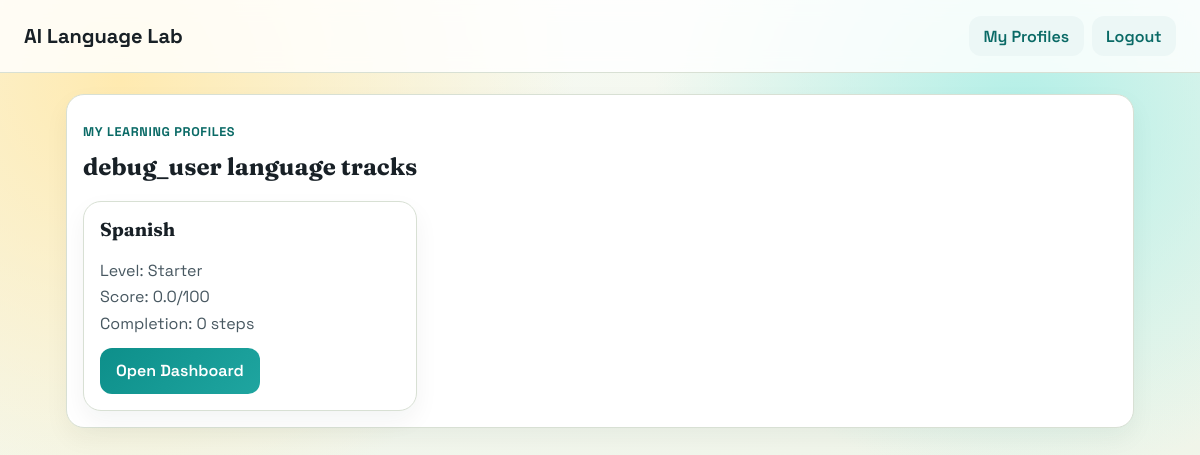
The app's page /my-profiles/ (signed in) with its own data.
### learning/models.py (models this page shows, shortened)
class LearnerProfile(models.Model):
    user = models.ForeignKey(settings.AUTH_USER_MODEL, on_delete=models.CASCADE, null=True, blank=True, related_name="learner_profiles")
    name = models.CharField(max_length=120)
    language = models.ForeignKey(Language, on_delete=models.CASCADE, related_name="learners")
    completed_lessons = models.PositiveIntegerField(default=0)
    quiz_attempts = models.PositiveIntegerField(default=0)
    correct_answers = models.PositiveIntegerField(default=0)
    created_at = models.DateTimeField(auto_now_add=True)
    updated_at = models.DateTimeField(auto_now=True)
    class Meta:
        unique_together = ("name", "language")
        constraints = [
            models.UniqueConstraint(fields=["user", "language"], name="unique_user_language_profile"),
        ]
    @property
    def accuracy(self):
        if self.quiz_attempts == 0:
            return 0
        return round((self.correct_answers / self.quiz_attempts) * 100, 1)
    @property
    def performance_score(self):
        lesson_part = min(self.completed_lessons * 20, 50)
        quiz_part = min(self.accuracy * 0.5, 50)
        return round(lesson_part + quiz_part, 1)
    @property
    def level(self):
        score = self.performance_score
        if score < 25:
            return "Starter"

class Language(models.Model):
    name = models.CharField(max_length=100, unique=True)
    code = models.CharField(max_length=10, unique=True)
    description = models.TextField()

### learning/views.py (the view)
# urls.py: path("my-profiles/", views.my_profiles, name="my_profiles"),
@login_required
def my_profiles(request):
    profiles = LearnerProfile.objects.filter(user=request.user).select_related("language")
    context = {
        "profiles": profiles,
        "nav_label": "내 프로필",  # Korean: My Profiles
    }
    return render(request, "learning/my_profiles.html", context)

### templates/learning/my_profiles.html (shortened to what this page needs)
{% extends 'learning/base.html' %}
{% block content %}
<section class="card">
    <p class="kicker">My Learning Profiles</p>
    <h1>{{ user.username }} language tracks</h1>
    {% if profiles %}
    <div class="grid-three">
        {% for profile in profiles %}
        <article class="card">
            <h3>{{ profile.language.name }}</h3>
            <p class="meta">Level: {{ profile.level }}</p>
            <p class="meta">Score: {{ profile.performance_score }}/100</p>
            <p class="meta">Completion: {{ profile.completed_lessons }} steps</p>
            <a href="{% url 'learning:dashboard' profile.id %}" class="primary-btn">Open Dashboard</a>
        </article>
        {% endfor %}
    </div>
    {% else %}
        <p>You do not have profiles yet. Start one from the home page.</p>
    {% endif %}
</section>
{% endblock %}

### static/css/styles.css (style rules this page uses)
:root { --bg: #f4f7ef; --paper: #ffffff; --ink: #182026; --brand: #0d8f8a; --brand-dark: #0a6a66; --accent: #ff7b3d; --sun: #ffcb47; --ok: #1f9d55; --warn: #d97706; --err: #cf3f3f; --line: #d8e0d4; }
* { box-sizing: border-box; }
body { margin: 0; min-height: 100vh; font-family: 'Space Grotesk', sans-serif; color: var(--ink); background: radial-gradient(circle at 10% 10%, #ffeab0, transparent 35%), radial-gradient(circle at 85% 15%, #b2efe7, transparent 30%), linear-gradient(160deg, #f7faf4 0%, #edf3e5 100%); }
h1, h2, h3 { margin-top: 0; font-family: 'Fraunces', serif; }
.nav-btn, .primary-btn, .link-btn { display: inline-block; text-decoration: none; border-radius: 12px; border: none; cursor: pointer; font-weight: 600; }
.primary-btn { padding: 0.78rem 1rem; background: linear-gradient(135deg, var(--brand) 0%, #1fa5a0 100%); color: white; margin-top: 0.5rem; }
.kicker { color: var(--brand-dark); font-weight: 700; letter-spacing: 0.05em; text-transform: uppercase; font-size: 0.79rem; }
.grid-three { display: grid; grid-template-columns: repeat(3, minmax(0, 1fr)); gap: 1rem; }
.card { background: var(--paper); border: 1px solid var(--line); border-radius: 18px; padding: 1rem; box-shadow: 0 10px 24px rgba(24, 32, 38, 0.05); }
.meta { color: #485861; margin: 0.35rem 0; }

### records on screen
LearnerProfile: language.name "Spanish", level "Starter", performance_score "0.0", completed_lessons "0"

### other values on screen
{{ user.username }} "debug_user"
